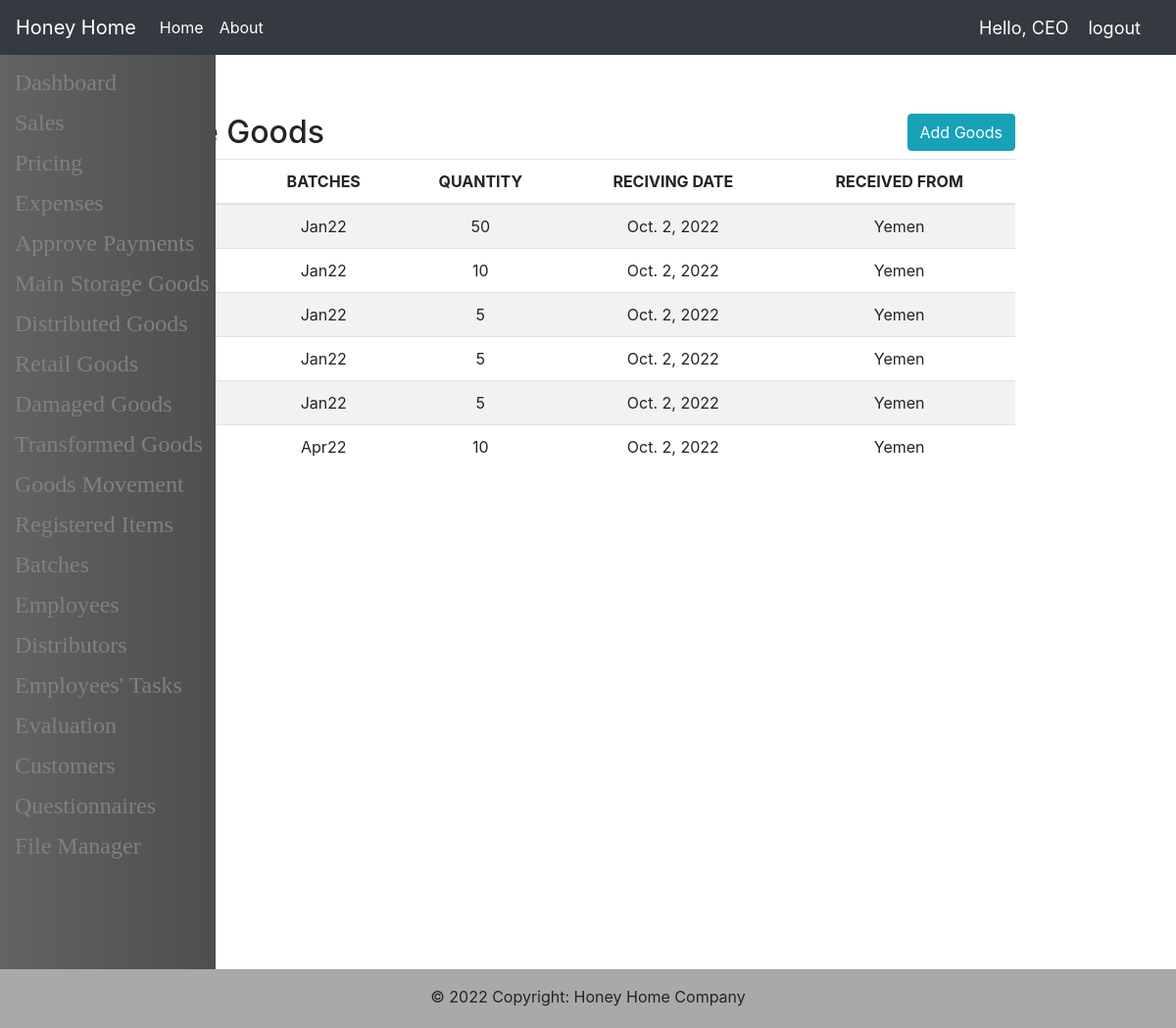
The app's page /WarehouseAdmin/Main-Storage/Marai no.1 (signed in) with its own data.
### warehouse_admin/models.py (models this page shows, shortened)
class ItemCard(models.Model):
    STATUS = [
        ('Good', 'Good'),
        ('Damaged', 'Damaged'),
        ('Frozen', 'Frozen'),
    ]
    id = models.AutoField(primary_key=True)
    type = models.ForeignKey(ItemType, on_delete=models.CASCADE)
    batch = models.ForeignKey(Batch, on_delete=models.CASCADE)
    stock = models.ForeignKey(Stock, on_delete=models.CASCADE)
    quantity = models.IntegerField()
    status = models.CharField(max_length=10, default='Good', choices=STATUS)
    price = models.IntegerField(null=True, blank=True)
    receiving_date = models.DateField(auto_now_add=True)
    received_from = models.CharField(default="Yemen", max_length=50)
    is_transforming = models.BooleanField(default=False, null=True, blank=True)
    is_priced = models.BooleanField(default=False, null=True, blank=True)

class Batch(models.Model):
    id = models.AutoField(primary_key=True)
    name = models.CharField(max_length=20)
    code = models.CharField(max_length=30, null=True, blank=True)
    arrival_date = models.DateField(null=True, blank=True)
    quantity = models.IntegerField(null=True, blank=True)
    description = models.TextField(max_length=500, null=True, blank=True)
    def __str__(self) -> str:
        return self.name

class ItemType(models.Model):
    id = models.AutoField(primary_key=True)
    name = models.CharField(max_length=20)
    code = models.CharField(max_length=10, null=True, blank=True)
    weight = models.IntegerField(null=True, blank=True)
    is_retail = models.BooleanField(default=False, null=True, blank=True)
    def __str__(self) -> str:
        return self.name

### warehouse_admin/views.py (the view)
# urls.py: path('Main-Storage/<str:type>', views.DetailItemCardsPage, name='DetailItemCardsPage'),
def DetailItemCardsPage(request, type):
    Items = ItemCard.objects.filter(
        stock__id=constant.MAIN_STORAGE_ID,
        type__name=type,
        status='Good',
        is_transforming=False
    ).order_by('-receiving_date')
    page = request.GET.get('page')
    pagination = Pagination(Items, page)
    page_obj = pagination.getPageObject()
    is_paginated = pagination.isPaginated
    context = {'page_obj': page_obj, 'is_paginated': is_paginated, 'base': base(
        request), 'EmployeeTasks': EmployeeTasks(request)}
    template = 'warehouse_admin/detail_item_cards.html'
    return render(request, template, context)

### main/utils.py (called while the page is built)
def getRequesterRole(request) -> str:
    return request.user.groups.all()[0].name

def getUserBaseTemplate(request) -> str:
    Role: str = getRequesterRole(request)
    base: str = ''
    for i in Role.split(' '):
        base += i.lower()
        if Role.split(' ')[-1] != i:
            base += '_'
    base += '/base.html'
    return base

def getEmployeesTasks(request) -> QuerySet:
    employee = Employee.objects.get(account=request.user)
    Tasks = Task.objects.filter(~Q(status="Late-Submission") &
                                ~Q(status="On-Time"), employee=employee)
    return Tasks

    def getPageObject(self) -> QuerySet:
        return self.paginator.get_page(self.page_num)

    @property
    def isPaginated(self) -> bool:
        return True if self.paginator.num_pages > 1 else False

### templates/warehouse_admin/detail_item_cards.html (shortened to what this page needs)
{% extends base %}
{% block content %}
<div style="float: right;">
    <td><a id="button" class="btn btn-xs btn-info" href="{% url 'AddGoodsPage' %}">Add Goods</a></td>
</div>
<h2>Main Storage Goods</h2>
<table style="text-align:center;" class="table table-striped">
    <thead>
    <tr>
        <th scope="col">NO.</th>
        <th scope="col">ITEM</th>
        <th scope="col">BATCHES</th>
        <th scope="col">QUANTITY</th>
        <th scope="col">RECIVING DATE</th>
        <th scope="col">RECEIVED FROM</th>
    </tr>
    </thead>
    <tbody>
    {% for item in page_obj %}
    <tr>
        <td>{{ page_obj.start_index|add:forloop.counter0 }}</td>
        <td>{{ item.type }}</td>
        <td>{{ item.batch }}</td>
        <td>{{ item.quantity }}</td>
        <td>{{ item.receiving_date }}</td>
        <td>{{ item.received_from }}</td>
    </tr>
    {% endfor %}
    </tbody>
</table>
{% endblock %}

### templates/navbar.html (shortened to what this page needs)
<nav class="navbar navbar-expand-lg navbar-dark bg-dark">
  <a class="navbar-brand">Honey Home</a>
  <div class="collapse navbar-collapse" id="navbarNavAltMarkup">
    <div class="navbar-nav">
      <a class="nav-item nav-link active" href="{% url 'Index' %}">Home</a>
      <a class="nav-item nav-link active" href="{% url 'About' %}">About</a>
    </div>
  </div>
  {% if request.user.is_authenticated %}
    <span class='hellomessage'>Hello, {{request.user}}</span>
    <span ><a class='logout' href="{% url 'Logout' %}">logout</a></span>
  {% endif %}
</nav>

### templates/navbar.html (style rules this page uses)
.hellomessage, .logout { color: #fff; text-align: left; font-size: 18px; margin-right: 20px; text-decoration: none; }

### records on screen
ItemCard: batch "Jan22", quantity "50", receiving_date "Oct. 2, 2022", received_from "Yemen"
ItemCard: start_index|add "2", type "Marai no.1", batch "Jan22", quantity "10", receiving_date "Oct. 2, 2022", received_from "Yemen"
ItemCard: start_index|add "3", type "Marai no.1", batch "Jan22", quantity "5", receiving_date "Oct. 2, 2022", received_from "Yemen"
ItemCard: start_index|add "4", batch "Jan22", quantity "5", receiving_date "Oct. 2, 2022", received_from "Yemen"
ItemCard: start_index|add "5", type "Marai no.1", batch "Jan22", quantity "5", receiving_date "Oct. 2, 2022", received_from "Yemen"
ItemCard: start_index|add "6", type "Marai no.1", batch "Apr22", quantity "10", receiving_date "Oct. 2, 2022", received_from "Yemen"

### other values on screen
{{ request.user }} "CEO"
